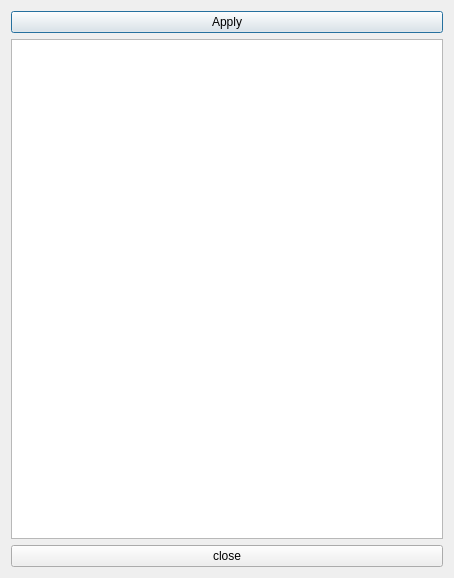
<?xml version="1.0" encoding="UTF-8"?>
<ui version="4.0">
 <class>Sectorview</class>
 <widget class="QDialog" name="Sectorview">
  <property name="geometry">
   <rect>
    <x>0</x>
    <y>0</y>
    <width>454</width>
    <height>578</height>
   </rect>
  </property>
  <property name="windowTitle">
   <string>Sectorview</string>
  </property>
  <layout class="QVBoxLayout" name="verticalLayout">
   <item>
    <widget class="QPushButton" name="bt_apply">
     <property name="text">
      <string>Apply</string>
     </property>
    </widget>
   </item>
   <item>
    <widget class="QListWidget" name="listeView_sectors">
     <property name="movement">
      <enum>QListView::Static</enum>
     </property>
    </widget>
   </item>
   <item>
    <widget class="QPushButton" name="bt_close">
     <property name="text">
      <string>close</string>
     </property>
    </widget>
   </item>
  </layout>
 </widget>
 <resources/>
 <connections>
  <connection>
   <sender>bt_close</sender>
   <signal>clicked()</signal>
   <receiver>Sectorview</receiver>
   <slot>close()</slot>
   <hints>
    <hint type="sourcelabel">
     <x>287</x>
     <y>563</y>
    </hint>
    <hint type="destinationlabel">
     <x>279</x>
     <y>581</y>
    </hint>
   </hints>
  </connection>
 </connections>
</ui>
